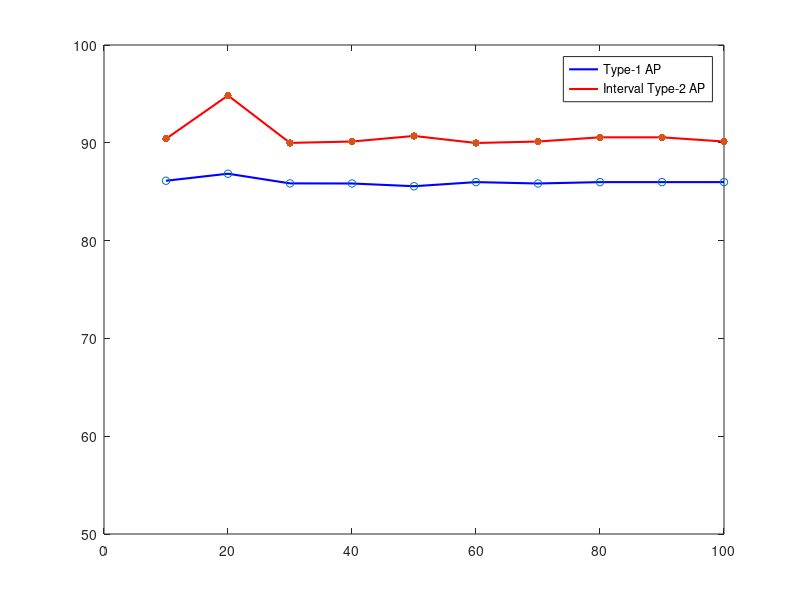

Recreate this plot in MATLAB.
betaT1=[10 20 30 40 50 60 70 80 90 100];
acc1=[86.12 86.84 85.85 85.84 85.56 85.98 85.84 85.98 85.98 85.98];

betaIT2=[10 20 30 40 50 60 70 80 90 100];
acc2=[90.41 94.84 89.99 90.13 90.7 89.98 90.13 90.56 90.56 90.13];

clear y label;
box  on
hold on 

graph1=plot(betaT1,acc1,'blue');
graph2=plot(betaIT2,acc2,'red');
set(graph1,'LineWidth',1.5);
set(graph2,'LineWidth',1.5);
yticks([50 60 70 80 90 100])
scatter(betaT1,acc1,30,'blue');
scatter(betaIT2,acc2,30,'red','filled');
legend('Type-1 AP','Interval Type-2 AP');
%legend('Type-2 AP','Type-2 Data','Type-1 AP','Type-1 Data');
ylim([50 100]);

hold off
